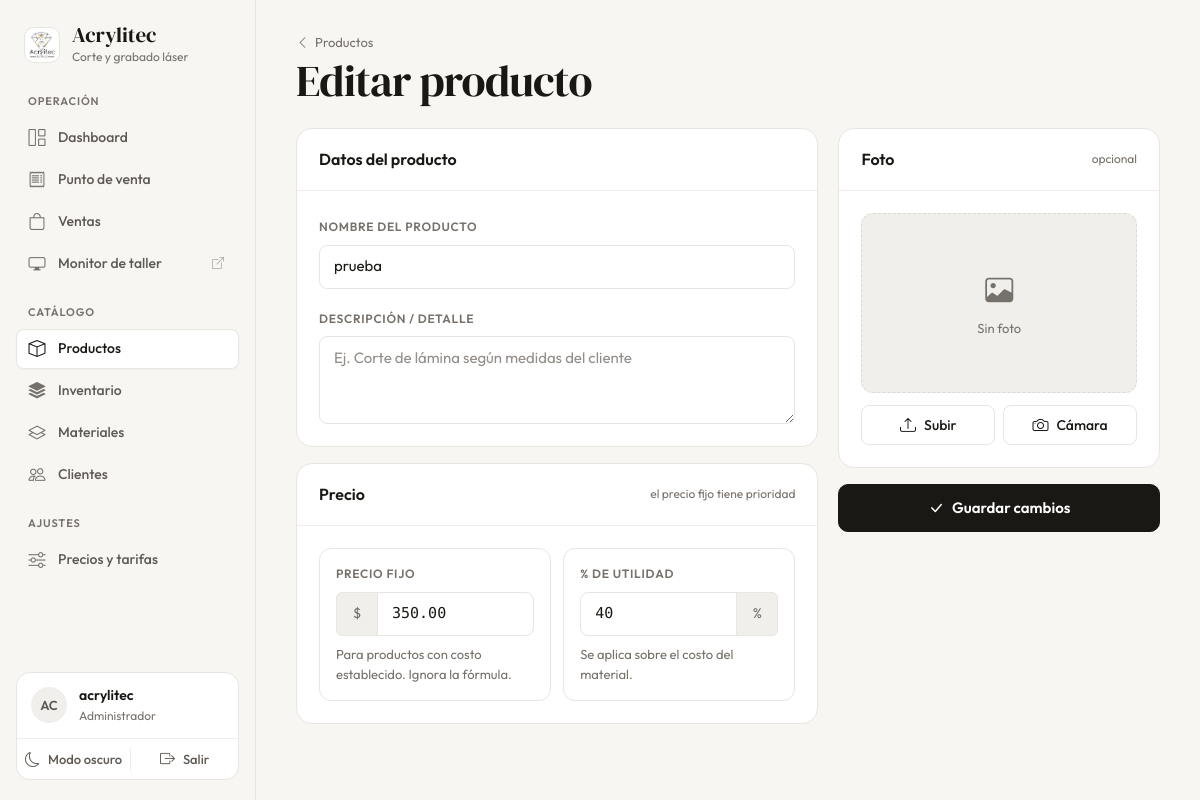
The page /productos/2/editar/ (signed in) on the database its author committed.
### gestion/models.py (models this page shows, shortened)
class Productos(models.Model):
    id_producto = models.AutoField(primary_key=True)
    nombre = models.CharField(max_length=100, blank=True, null=True)
    detalle = models.CharField(max_length=100, blank=True, null=True)
    precio_fijo = models.DecimalField(max_digits=10, decimal_places=2, blank=True, null=True, verbose_name="Precio Fijo (Opcional)")
    porcentaje_utilidad = models.IntegerField(default=40)
    foto = models.CharField(max_length=255, blank=True, null=True)
    stock_actual = models.IntegerField(default=0, verbose_name="Stock Actual")
    stock_minimo = models.IntegerField(default=0, verbose_name="Stock Mínimo")
    class Meta:
        managed = True
        db_table = 'productos'
        verbose_name = "Producto"
        verbose_name_plural = "Productos"

### gestion/views.py (the view, shortened to what this page needs)
# urls.py: path('productos/<int:pk>/editar/', views.editar_producto, name='editar_producto'),
@login_required
def editar_producto(request, pk):
    producto = get_object_or_404(Productos, pk=pk)
    return render(request, 'gestion/producto_form.html',
                  {'accion': 'Editar', 'producto': producto})

### gestion/templates/gestion/producto_form.html (shortened to what this page needs)
{% extends 'gestion/base.html' %}
{% block content %}
<header class="page-header">
    <div class="page-heading">
        <a class="page-eyebrow" href="{% url 'lista_productos' %}"><i class="bi bi-chevron-left"></i> Productos</a>
        <h1 class="page-title">{% if accion == 'Editar' %}Editar producto{% else %}Nuevo producto{% endif %}</h1>
    </div>
</header>
<form method="POST" enctype="multipart/form-data" class="pos-layout">
    <div class="pos-main" style="flex-basis: 520px;">
        <section class="card">
            <div class="card-header"><span>Datos del producto</span></div>
            <div class="card-body" style="display: flex; flex-direction: column; gap: 16px;">
                <div>
                    <label class="form-label" for="prodNombre">Nombre del producto</label>
                    <input type="text" id="prodNombre" name="nombre" class="form-control" value="{{ producto.nombre|default:'' }}"
                        placeholder="Ej. Tramo de acrílico a la medida" required>
                </div>
                <div>
                    <label class="form-label" for="prodDetalle">Descripción / detalle</label>
                    <textarea id="prodDetalle" name="detalle" class="form-control" rows="3"
                        placeholder="Ej. Corte de lámina según medidas del cliente">{{ producto.detalle|default:'' }}</textarea>
                </div>
            </div>
        </section>
        <section class="card">
            <div class="card-header"><span>Precio</span><span class="card-hint">el precio fijo tiene prioridad</span></div>
            <div class="card-body" style="display: grid; grid-template-columns: repeat(auto-fit, minmax(220px, 1fr)); gap: 12px;">
                <div style="padding: 16px; border-radius: var(--radius-md); border: 1px solid var(--clr-border); display: flex; flex-direction: column; gap: 8px;">
                    <label class="form-label" style="margin: 0;" for="prodPrecio">Precio fijo</label>
                    <div class="input-group">
                        <span class="input-group-text">$</span>
                        <input type="number" id="prodPrecio" name="precio_fijo" class="form-control" min="0" step="0.01"
                            value="{{ producto.precio_fijo|default:'' }}" placeholder="350.00">
                    </div>
                    <span class="form-text" style="margin: 0;">Para productos con costo establecido. Ignora la fórmula.</span>
                </div>
                <div style="padding: 16px; border-radius: var(--radius-md); border: 1px solid var(--clr-border); display: flex; flex-direction: column; gap: 8px;">
                    <label class="form-label" style="margin: 0;" for="prodUtil">% de utilidad</label>
                    <div class="input-group">
                        <input type="number" id="prodUtil" name="porcentaje_utilidad" class="form-control" min="0"
                            max="500" step="1" value="{{ producto.porcentaje_utilidad|default:'40' }}">
                        <span class="input-group-text">%</span>
                    </div>
                    <span class="form-text" style="margin: 0;">Se aplica sobre el costo del material.</span>
                </div>
            </div>
        </section>
    </div>
    <aside class="pos-aside" style="flex-basis: 320px;">
        <section class="card">
            <div class="card-header"><span>Foto</span><span class="card-hint">opcional</span></div>
            <div class="card-body" style="display: flex; flex-direction: column; gap: 12px;">
                {% if producto.foto %}
                <div style="border-radius: var(--radius-md); overflow: hidden; background: var(--clr-surface-alt);">
                    <img id="preview" src="/media/{{ producto.foto }}" alt="Foto de {{ producto.nombre }}" style="width: 100%; max-height: 220px; object-fit: cover; display: block;">
                </div>
                <span class="form-text" style="margin: 0;">Sube una nueva para reemplazarla.</span>
                {% else %}
                <div style="height: 180px; border-radius: var(--radius-md); background: var(--clr-surface-alt); border: 1px dashed var(--clr-border-strong); display: grid; place-items: center; overflow: hidden;">
                    <span id="previewPlaceholder" class="text-muted" style="display: flex; flex-direction: column; align-items: center; gap: 6px; font-size: 0.8125rem;"><i class="bi bi-image" style="font-size: 1.75rem;"></i>Sin foto</span>
                </div>
                {% endif %}
                <div style="display: flex; gap: 8px;">
                    <label class="btn" style="flex: 1; margin: 0;">
                        <i class="bi bi-upload"></i> Subir
                    </label>
                    <label class="btn" style="flex: 1; margin: 0;">
                        <i class="bi bi-camera"></i> Cámara
                    </label>
                </div>
            </div>
        </section>
        <button type="submit" class="btn btn-primary btn-lg w-100">
            <i class="bi bi-check-lg"></i> {% if accion == 'Editar' %}Guardar cambios{% else %}Crear producto{% endif %}
        </button>
    </aside>
</form>
{% endblock %}

### gestion/templates/gestion/base.html (shortened to what this page needs)
{% load static %}
<!DOCTYPE html>
<html lang="es">
<head>
    <link href="https://cdn.jsdelivr.net/npm/bootstrap@5.3.0/dist/css/bootstrap.min.css" rel="stylesheet">
    <link href="https://cdn.jsdelivr.net/npm/bootstrap-icons@1.11.3/font/bootstrap-icons.min.css" rel="stylesheet">
    <link href="https://cdn.jsdelivr.net/npm/select2@4.1.0-rc.0/dist/css/select2.min.css" rel="stylesheet">
    <link href="https://cdn.jsdelivr.net/npm/select2-bootstrap-5-theme@1.3.0/dist/select2-bootstrap-5-theme.min.css" rel="stylesheet">
    <link href="{% static 'gestion/css/main.css' %}" rel="stylesheet">
</head>
<body>
{% with url_name=request.resolver_match.url_name %}
<div class="app-shell">
    <aside class="sidebar" id="sidebar" aria-label="Navegación principal">
        <a class="sidebar-brand" href="{% url 'dashboard' %}">
            <span class="sidebar-logo"><img src="{% static 'gestion/img/logo_acrylitec.png' %}" alt=""></span>
            <span class="sidebar-brand-text">
                <span class="sidebar-brand-name">Acrylitec</span>
                <span class="sidebar-brand-sub">Corte y grabado láser</span>
            </span>
        </a>
        <nav class="sidebar-nav">
            <div class="nav-group">
                <span class="nav-group-label">Operación</span>
                {% if request.user.is_superuser or request.user.groups.all.0.name == 'Administrador' %}
                <a class="side-link {% if url_name == 'dashboard' %}active{% endif %}" href="{% url 'dashboard' %}" {% if url_name == 'dashboard' %}aria-current="page"{% endif %}>
                    <i class="bi bi-grid-1x2"></i><span>Dashboard</span>
                </a>
                {% endif %}
                <a class="side-link {% if url_name == 'nuevo_pedido' %}active{% endif %}" href="{% url 'nuevo_pedido' %}" {% if url_name == 'nuevo_pedido' %}aria-current="page"{% endif %}>
                    <i class="bi bi-receipt"></i><span>Punto de venta</span>
                </a>
                <a class="side-link {% if url_name == 'lista_ventas' or url_name == 'detalle_venta' %}active{% endif %}" href="{% url 'lista_ventas' %}" {% if url_name == 'lista_ventas' %}aria-current="page"{% endif %}>
                    <i class="bi bi-bag"></i><span>Ventas</span>
                </a>
                <a class="side-link" href="{% url 'pantalla_pendientes' %}" target="_blank" rel="noopener">
                    <i class="bi bi-display"></i><span>Monitor de taller</span><i class="bi bi-box-arrow-up-right ext" aria-hidden="true"></i>
                </a>
            </div>
            <div class="nav-group">
                <span class="nav-group-label">Catálogo</span>
                <a class="side-link {% if url_name == 'lista_productos' or url_name == 'crear_producto' or url_name == 'editar_producto' or url_name == 'eliminar_producto' %}active{% endif %}" href="{% url 'lista_productos' %}">
                    <i class="bi bi-box"></i><span>Productos</span>
                </a>
                <a class="side-link {% if url_name == 'inventario_productos' or url_name == 'editar_stock_producto' %}active{% endif %}" href="{% url 'inventario_productos' %}">
                    <i class="bi bi-stack"></i><span>Inventario</span>
                </a>
                <a class="side-link {% if url_name == 'lista_materiales' or url_name == 'crear_material' or url_name == 'eliminar_material' %}active{% endif %}" href="{% url 'lista_materiales' %}">
                    <i class="bi bi-layers"></i><span>Materiales</span>
                </a>
                <a class="side-link {% if url_name == 'lista_clientes' or url_name == 'crear_cliente' or url_name == 'eliminar_cliente' %}active{% endif %}" href="{% url 'lista_clientes' %}">
                    <i class="bi bi-people"></i><span>Clientes</span>
                </a>
            </div>
            {% if request.user.is_superuser or request.user.groups.all.0.name == 'Administrador' %}
            <div class="nav-group">
                <span class="nav-group-label">Ajustes</span>
                <a class="side-link {% if url_name == 'configuracion_precios' %}active{% endif %}" href="{% url 'configuracion_precios' %}">
                    <i class="bi bi-sliders"></i><span>Precios y tarifas</span>
                </a>
            </div>
            {% endif %}
        </nav>
        <div class="sidebar-user">
            <div class="sidebar-user-info">
                <span class="avatar">{{ request.user.username|slice:":2"|upper }}</span>
                <span class="sidebar-user-text">
                    <span class="sidebar-user-name">{{ request.user.get_full_name|default:request.user.username }}</span>
                    <span class="sidebar-user-role">{% if request.user.is_superuser %}Administrador{% else %}{{ request.user.groups.all.0.name|default:"Usuario" }}{% endif %}</span>
                </span>
            </div>
            <div class="sidebar-user-actions">
                <button class="sidebar-action theme-toggle" type="button" data-theme-toggle aria-label="Cambiar a modo oscuro">
                    <span class="sidebar-action-icon" aria-hidden="true">
                        <i class="bi bi-moon theme-toggle__moon"></i>
                    </span>
                    <span class="theme-label-light">Modo oscuro</span>
                </button>
                <a class="sidebar-action sidebar-action--logout" href="{% url 'logout' %}">
                    <i class="bi bi-box-arrow-right" aria-hidden="true"></i>
                    <span>Salir</span>
                </a>
            </div>
        </div>
    </aside>
    <div class="app-main">
        <main class="page" id="contenido">
            {% block content %}
            {% endblock %}
        </main>
    </div>
</div>
{% endwith %}
</body>
</html>

### rows shown on the page
Productos: nombre "prueba", precio_fijo "350.00", porcentaje_utilidad "40"

### other values the page prints
{{ request.user.username|slice:":2"|upper }} "AC"
{{ request.user.get_full_name|default:request.user.username }} "acrylitec"
